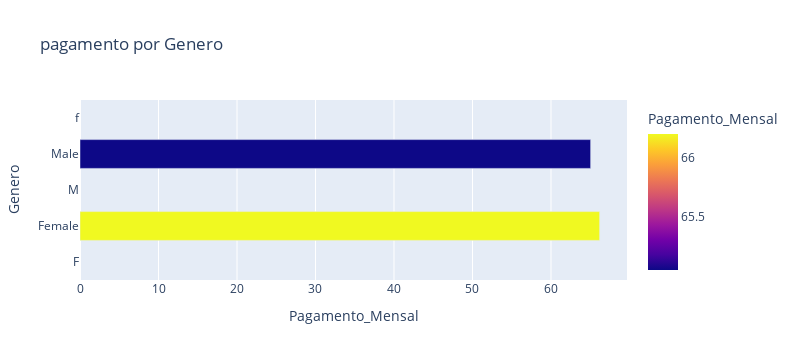

Notebook source saved alongside this figure:
### Code cell
# Vamos fazer uma analise para ver a média e mediana do pagamento mensal por genero, já que não temos nada sobre países
pagamento_mensal=df.groupby("Genero")["Pagamento_Mensal"].mean().reset_index()
fig = px.bar(pagamento_mensal, x="Pagamento_Mensal", y="Genero", orientation="h",
             title="pagamento por Genero",
             labels={"Pagamento_Mensal": "Pagamento_Mensal", "Genero": "Genero"},
             color="Pagamento_Mensal",
             width=800)   
fig.show()

### Figure 1 — Plotly figure (JSON) as saved in the notebook; plotly's stock layout.template omitted (floating-point values rounded to 4 significant figures)
{"data": [{"alignmentgroup": "True", "hovertemplate": "Pagamento_Mensal=%{marker.color}<br>Genero=%{y}<extra></extra>", "legendgroup": "", "marker": {"color": [null, 66.2, null, 65.05, null], "coloraxis": "coloraxis", "pattern": {"shape": ""}}, "name": "", "offsetgroup": "", "orientation": "h", "showlegend": false, "textposition": "auto", "type": "bar", "x": [null, 66.2, null, 65.05, null], "xaxis": "x", "y": ["F", "Female", "M", "Male", "f"], "yaxis": "y"}], "layout": {"barmode": "relative", "coloraxis": {"colorbar": {"title": {"text": "Pagamento_Mensal"}}, "colorscale": [[0, "#0d0887"], [0.1111, "#46039f"], [0.2222, "#7201a8"], [0.3333, "#9c179e"], [0.4444, "#bd3786"], [0.5556, "#d8576b"], [0.6667, "#ed7953"], [0.7778, "#fb9f3a"], [0.8889, "#fdca26"], [1, "#f0f921"]]}, "height": 360, "legend": {"tracegroupgap": 0}, "title": {"text": "pagamento por Genero"}, "width": 800, "xaxis": {"anchor": "y", "autorange": true, "domain": [0, 1], "range": [0, 69.68], "title": {"text": "Pagamento_Mensal"}, "type": "linear"}, "yaxis": {"anchor": "x", "autorange": true, "domain": [0, 1], "range": [-0.5, 4.5], "title": {"text": "Genero"}, "type": "category"}}}
